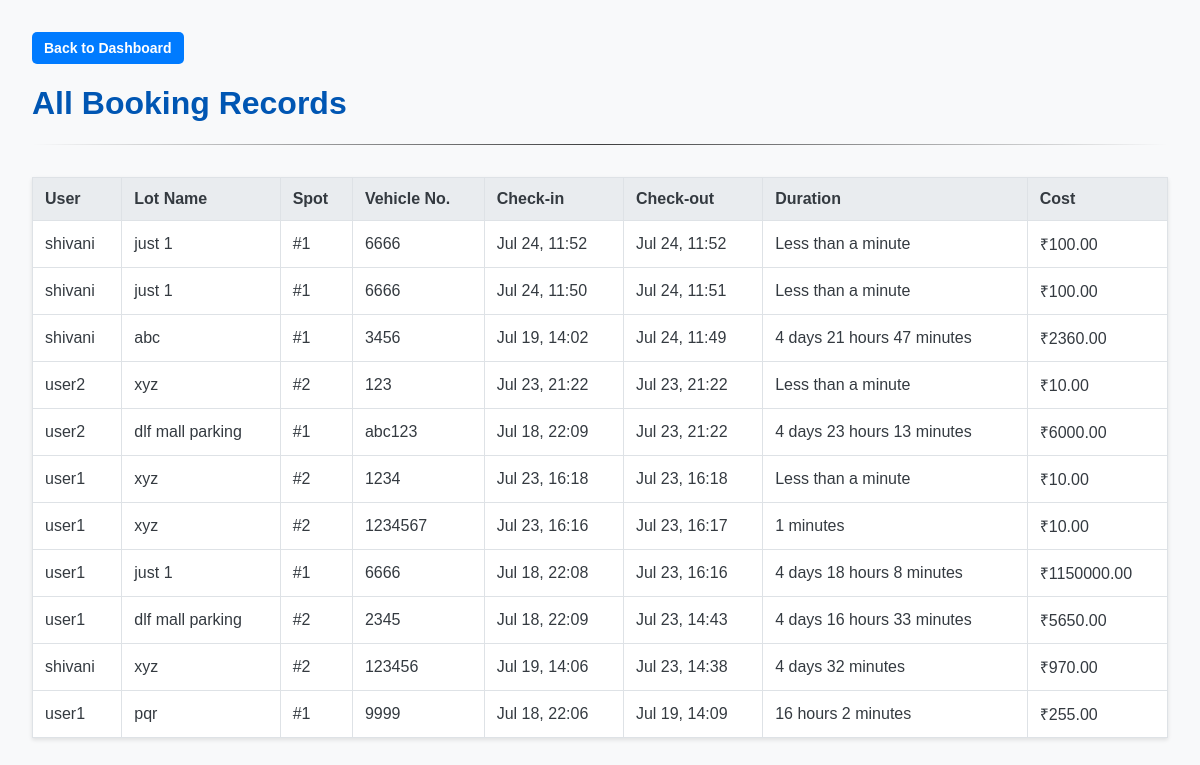
Screenshot of /admin/bookings (signed in) with the database file from the repository.
### models/models.py (models this page shows)
class Booking(db.Model):
    __tablename__ = 'bookings'
    id = db.Column(db.Integer, primary_key=True)
    vehicle_number = db.Column(db.String(20), nullable=False)
    check_in_time = db.Column(db.DateTime, nullable=False, default=datetime.utcnow)
    check_out_time = db.Column(db.DateTime, nullable=True)
    total_cost = db.Column(db.Float, nullable=True)
    user_id = db.Column(db.Integer, db.ForeignKey('users.id'), nullable=False)
    spot_id = db.Column(db.Integer, db.ForeignKey('parking_spots.id'), nullable=False)

class User(db.Model):
    __tablename__ = 'users'
    id = db.Column(db.Integer, primary_key=True)
    username = db.Column(db.String(80), unique=True, nullable=False)
    email = db.Column(db.String(120), unique=True, nullable=False)
    password = db.Column(db.String(128), nullable=False)
    is_admin = db.Column(db.Boolean, default=False, nullable=False)
    bookings = db.relationship('Booking', backref='user', lazy=True)

class ParkingLot(db.Model):
    __tablename__ = 'parking_lots'
    id = db.Column(db.Integer, primary_key=True)
    name = db.Column(db.String(100), nullable=False)
    address = db.Column(db.String(200), nullable=False)
    pincode = db.Column(db.String(10), nullable=False)
    price_per_hour = db.Column(db.Float, nullable=False)
    capacity = db.Column(db.Integer, nullable=False)
    spots = db.relationship('ParkingSpot', backref='parking_lot', lazy=True, cascade="all, delete-orphan")

class ParkingSpot(db.Model):
    __tablename__ = 'parking_spots'
    id = db.Column(db.Integer, primary_key=True)
    spot_number = db.Column(db.Integer, nullable=False)
    status = db.Column(db.String(1), default='A', nullable=False)
    lot_id = db.Column(db.Integer, db.ForeignKey('parking_lots.id'), nullable=False)
    bookings = db.relationship('Booking', backref='parking_spot', lazy=True)

### app.py (the view)
@app.route('/admin/bookings')
def admin_all_bookings():
    if not session.get('is_admin'):
        flash("Admin access required.", "error")
        return redirect(url_for('login'))
    all_bookings = Booking.query.filter(Booking.check_out_time.isnot(None)).order_by(Booking.check_out_time.desc()).all()
    for booking in all_bookings:
        booking.duration_str = format_duration(booking)
    return render_template('admin_all_bookings.html', bookings=all_bookings)

### app.py (called while the page is built)
def format_duration(booking):
    if not (booking.check_out_time and booking.check_in_time):
        return "N/A"
    delta = booking.check_out_time - booking.check_in_time
    total_seconds = delta.total_seconds()
    days, remainder = divmod(total_seconds, (24*60*60))
    hours, remainder = divmod(remainder, (60*60))
    minutes, remainder = divmod(remainder, 60)
    parts = ""
    if days > 0:
        parts += (f"{int(days)} days ")
    if hours > 0:
        parts += (f"{int(hours)} hours ")
    if minutes > 0:
        parts += (f"{int(minutes)} minutes")
    if parts:
        return parts
    else:
        return "Less than a minute"

### templates/admin_all_bookings.html (shortened to what this page needs)
<!DOCTYPE html>
<html lang="en">
<head>
    <link rel="stylesheet" href="{{ url_for('static', filename='css/styles.css') }}">
</head>
<body>
    <div>
        <a href="{{ url_for('admin_dashboard') }}" class="btn btn-primary"> Back to Dashboard</a>
    </div>
    <h1>All Booking Records</h1>
    <hr>
    <table>
        <thead>
            <tr>
                <th>User</th>
                <th>Lot Name</th>
                <th>Spot</th>
                <th>Vehicle No.</th>
                <th>Check-in</th>
                <th>Check-out</th>
                <th>Duration</th>
                <th>Cost</th>
            </tr>
        </thead>
        <tbody>
            {% for booking in bookings %}
            <tr>
                <td>{{ booking.user.username }}</td>
                <td>{{ booking.parking_spot.parking_lot.name }}</td>
                <td>#{{ booking.parking_spot.spot_number }}</td>
                <td>{{ booking.vehicle_number }}</td>
                <td>{{ booking.check_in_time.strftime('%b %d, %H:%M') }}</td>
                <td>{{ booking.check_out_time.strftime('%b %d, %H:%M') }}</td>
                <td>{{ booking.duration_str }}</td>
                <td>₹{{ '%.2f'|format(booking.total_cost) }}</td>
            </tr>
            {% else %}
            <tr>
                <td colspan="8">No booking records found.</td>
            </tr>
            {% endfor %}
        </tbody>
    </table>
</body>
</html>

### static/css/styles.css (style rules this page uses)
body { font-family: sans-serif; margin: 2em; background-color: #f8f9fa; color: #343a40; }
h1, h2 { color: #0056b3; }
hr { border: 0; height: 1px; background-image: linear-gradient(to right, rgba(0, 0, 0, 0), rgba(0, 0, 0, 0.75), rgba(0, 0, 0, 0)); }
table { width: 100%; border-collapse: collapse; margin-top: 2em; background-color: white; box-shadow: 0 2px 4px rgba(0,0,0,0.1); }
th, td { border: 1px solid #dee2e6; padding: 12px; text-align: left; }
th { background-color: #e9ecef; }
.btn { padding: 8px 12px; border-radius: 5px; border: none; cursor: pointer; font-weight: bold; color: white; text-decoration: none; font-size: 14px; display: inline-block; }
.btn-primary { background-color: #007bff; }

### rows the page displays
Booking: user.username "shivani", parking_spot.parking_lot.name "just 1", parking_spot.spot_number "1", vehicle_number "6666", check_in_time "Jul 24, 11:52", check_out_time "Jul 24, 11:52", duration_str "Less than a minute", total_cost "100.00"
Booking: user.username "shivani", parking_spot.parking_lot.name "just 1", parking_spot.spot_number "1", vehicle_number "6666", check_in_time "Jul 24, 11:50", check_out_time "Jul 24, 11:51", duration_str "Less than a minute", total_cost "100.00"
Booking: user.username "shivani", parking_spot.parking_lot.name "abc", parking_spot.spot_number "1", vehicle_number "3456", check_in_time "Jul 19, 14:02", check_out_time "Jul 24, 11:49", duration_str "4 days 21 hours 47 minutes", total_cost "2360.00"
Booking: user.username "user2", parking_spot.parking_lot.name "xyz", parking_spot.spot_number "2", vehicle_number "123", check_in_time "Jul 23, 21:22", check_out_time "Jul 23, 21:22", duration_str "Less than a minute", total_cost "10.00"
Booking: user.username "user2", parking_spot.parking_lot.name "dlf mall parking", parking_spot.spot_number "1", vehicle_number "abc123", check_in_time "Jul 18, 22:09", check_out_time "Jul 23, 21:22", duration_str "4 days 23 hours 13 minutes", total_cost "6000.00"
Booking: user.username "user1", parking_spot.parking_lot.name "xyz", parking_spot.spot_number "2", vehicle_number "1234", check_in_time "Jul 23, 16:18", check_out_time "Jul 23, 16:18", duration_str "Less than a minute", total_cost "10.00"
Booking: user.username "user1", parking_spot.parking_lot.name "xyz", parking_spot.spot_number "2", vehicle_number "1234567", check_in_time "Jul 23, 16:16", check_out_time "Jul 23, 16:17", duration_str "1 minutes", total_cost "10.00"
Booking: user.username "user1", parking_spot.parking_lot.name "just 1", parking_spot.spot_number "1", vehicle_number "6666", check_in_time "Jul 18, 22:08", check_out_time "Jul 23, 16:16", duration_str "4 days 18 hours 8 minutes", total_cost "1150000.00"
Booking: user.username "user1", parking_spot.parking_lot.name "dlf mall parking", parking_spot.spot_number "2", vehicle_number "2345", check_in_time "Jul 18, 22:09", check_out_time "Jul 23, 14:43", duration_str "4 days 16 hours 33 minutes", total_cost "5650.00"
Booking: user.username "shivani", parking_spot.parking_lot.name "xyz", parking_spot.spot_number "2", vehicle_number "123456", check_in_time "Jul 19, 14:06", check_out_time "Jul 23, 14:38", duration_str "4 days 32 minutes", total_cost "970.00"
Booking: user.username "user1", parking_spot.parking_lot.name "pqr", parking_spot.spot_number "1", vehicle_number "9999", check_in_time "Jul 18, 22:06", check_out_time "Jul 19, 14:09", duration_str "16 hours 2 minutes", total_cost "255.00"
